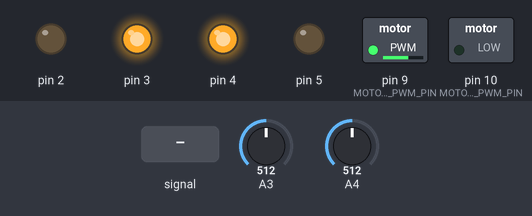
Simulated run of this sketch. Board: Arduino Uno, built with avr-gcc and run on an emulated ATmega328P. Parts: switched loads named in the sketch (green lamp = pin HIGH), output pins drawn as LEDs (lit = HIGH). The test bench sets the inputs (shaded band); at power-on: A4 = 512, A3 = 512. What the sketch prints to the serial monitor is not drawn.

Above: at 1.2 s.
1.3 s: A4 fed a 200 Hz sine of ±81 counts around its level
At 2.12 s:
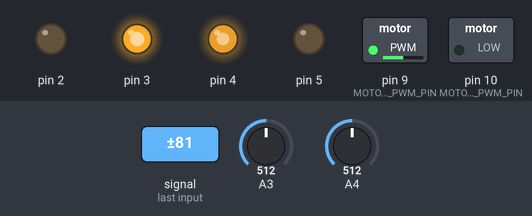
4.3 s: A4 set to 22
At 5.5 s:
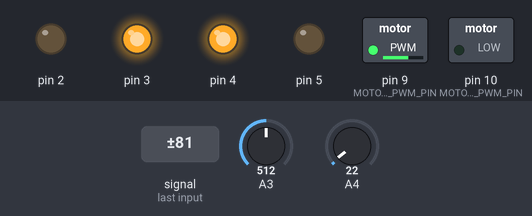
5.8 s: A4 set to 17
At 6.2 s:
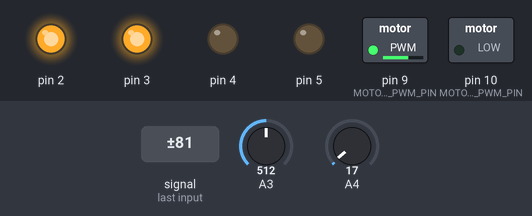
7.3 s: A4 set to 122
At 8.5 s:
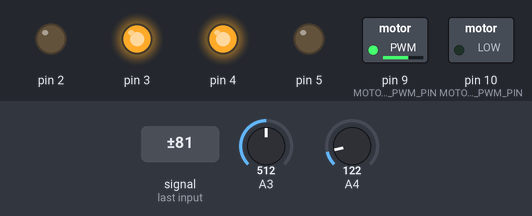
11.8 s: A4 set to 10
At 13.2 s:
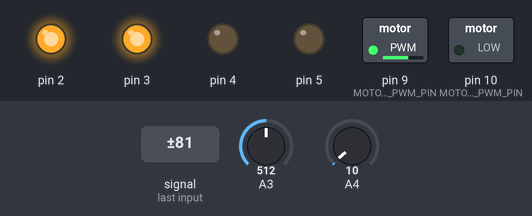
Timing chart, 0 to 14.3 s (numbered marks = the images above; inputs shaded):
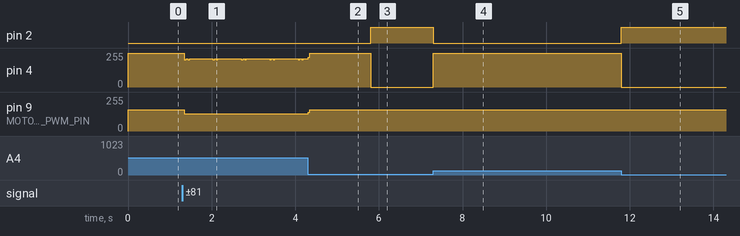

The sketch:

test_motor_exo_v1.ino
```cpp
#include <Arduino.h>

// Motor PWM value
#define MOTOR_1_PWM_PIN 9
#define MOTOR_2_PWM_PIN 10

// Motor rotation
#define MOTOR_1_LEFT_EN 4
#define MOTOR_2_LEFT_EN 5

#define MOTOR_1_RIGHT_EN 2
#define MOTOR_2_RIGHT_EN 3

// Potentiometer
#define POTENT_1 A4
#define POTENT_2 A3

#define TARGET_OFFSET 20

/**
 * Motor struct with all the values from an single motor combined.
 */
struct Motor {
    uint8_t pwmPin = 0;
    uint8_t pwmValue = 160;
    uint8_t enableRotateLeftPin = 0;
    uint8_t enableRotateRightPin = 0;
    bool rot_direction = true;            // True is rotating clockwise, false is counter clockwise.
    uint8_t potentiometer = 0;
    uint16_t ADCValue = 0;
};

/**
 * Global defines of the Motor structs because otherwise they can't be used in setup() and loop().
 */
Motor upper_motor;
Motor lower_motor;

/**
 * @brief Setup Motor I/O
 * Function sets the inputs and outputs used by the motor driver
 * @param motor Motor struct with the corresponding pins
 */
void setupMotor(const Motor &motor) {
    pinMode(motor.pwmPin, OUTPUT);
    pinMode(motor.enableRotateLeftPin, OUTPUT);
    pinMode(motor.enableRotateRightPin, OUTPUT);
    pinMode(motor.potentiometer, INPUT);

    // Initial direction
    digitalWrite(motor.enableRotateLeftPin, LOW);
    digitalWrite(motor.enableRotateRightPin, HIGH);
}

/**
 * @brief Set the Motor Speed and orientation
 * If motor speed is set to 0 this function stops the motor
 * Otherwise it set the orientation and the give speed in the Motor struct
 * @param motor Motor struct with the pins, rotation and speed
 */
void setMotorSpeed(const Motor &motor) {
    if (motor.pwmValue == 0) {                          // Motor should not rotate
        analogWrite(motor.pwmPin, motor.pwmValue);      // Disable PWM signal
        digitalWrite(motor.enableRotateLeftPin, LOW);   // Disable left enable
        digitalWrite(motor.enableRotateRightPin, LOW);  // Disable right enable
        return;
    }
    if (motor.rot_direction) {                          // Rotate right
        digitalWrite(motor.enableRotateLeftPin, LOW);   // Disable left enable
        digitalWrite(motor.enableRotateRightPin, HIGH); // Enable right enable
    } else {                                            // Rotate left
        digitalWrite(motor.enableRotateLeftPin, HIGH);  // Enable left enable
        digitalWrite(motor.enableRotateRightPin, LOW);  // Disable right enable
    }

    analogWrite(motor.pwmPin, motor.pwmValue);          // Set motor speed
}

/**
 * @brief Read angle of the motor
 * Reads ADC value of potentiometer defined in the Motor struct.
 * ADC value is saved in the ADC_value in the struct.
 * @param motor Motor struct with the potentiometer and ADC value
 */
void readPotentiometer(Motor &motor) {
    motor.ADCValue = analogRead(motor.potentiometer);      // Read ADC value
}

/**
 * @brief Move motor to target angle
 * The function mesures the current angle the motor has.
 * It checks if the motor should rotate left or right and enables the motor with the given PWM speed.
 * If the motor angle is the same as the targetAngle within the offset the motor will be disabled.
 * @param motor Motor struct with the motor settings
 * @param targetAngle Angle the motor should move to
 * @param offset Mesurement offset
 * @param speed PWM speed the motor should move
 */
void goToTargetAngle(Motor &motor, uint16_t targetAngle, uint8_t offset, uint8_t speed) {
    readPotentiometer(motor);                              // Read Potentiometer
    if ((motor.ADCValue - offset) > targetAngle) {         // If true rotate clockwise
        motor.rot_direction = true;
        motor.pwmValue = speed;
        setMotorSpeed(motor);
    } else if ((motor.ADCValue + offset) < targetAngle) {  // If true rotate counter clockswise
        motor.rot_direction = false;
        motor.pwmValue = speed;
        setMotorSpeed(motor);
    } else {                                                // If true should stop rotating
        motor.pwmValue = 0;
        setMotorSpeed(motor);
    }

}

/**
 * @brief Setup the I/O of the Arduino
 * Setup motor values pin numbers and Serial for debuging.
 */
void setup() {
  upper_motor.pwmPin = MOTOR_1_PWM_PIN;                 // PWM pin
  upper_motor.pwmValue = 160;                           // Default motor speed
  upper_motor.enableRotateLeftPin = MOTOR_1_LEFT_EN;    // Enable left rotation pin
  upper_motor.enableRotateRightPin = MOTOR_1_RIGHT_EN;  // Enable right rotation pin
  upper_motor.potentiometer = POTENT_1;                 // Potentiometer ADC pin

  lower_motor.pwmPin = MOTOR_2_PWM_PIN;                 // PWM pin
  lower_motor.pwmValue = 160;                           // Default motor speed
  lower_motor.enableRotateLeftPin = MOTOR_2_LEFT_EN;    // Enable left rotation pin
  lower_motor.enableRotateRightPin = MOTOR_2_RIGHT_EN;  // Enable right rotation pin
  lower_motor.potentiometer = POTENT_2;                 // Potentiometer ADC pin

  setupMotor(upper_motor);                              // Set input output for upper motor
  setupMotor(lower_motor);                              // Set input output for lower motor

  Serial.begin(115200);
}

/**
 * @brief Arduino loop function
 * rotates the motors of the exoselton
 */
void loop() {
    readPotentiometer(upper_motor);                     // Read upper motor ADC value
    readPotentiometer(lower_motor);                     // Read lower motor ADC value

    Serial.print(upper_motor.ADCValue);                 // Print ADC values for debugging
    Serial.print(", ");
    Serial.println(lower_motor.ADCValue);

    // set_motor_speed(upper_motor);

    goToTargetAngle(upper_motor, 600, TARGET_OFFSET, 160);

    // int pwmOutput=50; // 0 is laagst 255 is hoogst
    // // If button is pressed - change rotation direction
    // if ((upper_motor.ADC_value < 512) && (upper_motor.rot_direction == false)) {
    //     Serial.println("Naar voor");
    //     delay(10);
    // }

    // // If button is pressed - change rotation direction
    // if ((upper_motor.ADC_value > 512) && (upper_motor.rot_direction == true)) {
    //     Serial.println("Naar achter");
    // }

    // if (upper_motor.ADC_value<450) {
    //     upper_motor.rot_direction = false;
    // }

    // if (upper_motor.ADC_value> 700) {
    //     upper_motor.rot_direction = true;
    // }
}
```

Measured:
- the behaviour switches between 20 and 19 on A4 (found by bisection; images 2 and 3)
- after the input at 1.3 s, pin 4: 255/255 → 206/255 after 0.05 s, then repeats every 0.68 s: 212/255 0.04 s, 206/255 0.04 s, 212/255 0.56 s, 206/255 0.04 s; pin 9 (MOTOR_1_PWM_PIN): 160/255 → 129/255 after 0.05 s
- after the input at 4.3 s, pin 9 (MOTOR_1_PWM_PIN): 129/255 → 160/255 at once
- after the input at 5.8 s, pin 2: LOW → HIGH at once; pin 4: 255/255 → 0/255 at once
- after the input at 7.3 s, pin 2: HIGH → LOW at once; pin 4: 0/255 → 255/255 at once
- after the input at 11.8 s, pin 2: LOW → HIGH at once; pin 4: 255/255 → 0/255 at once
